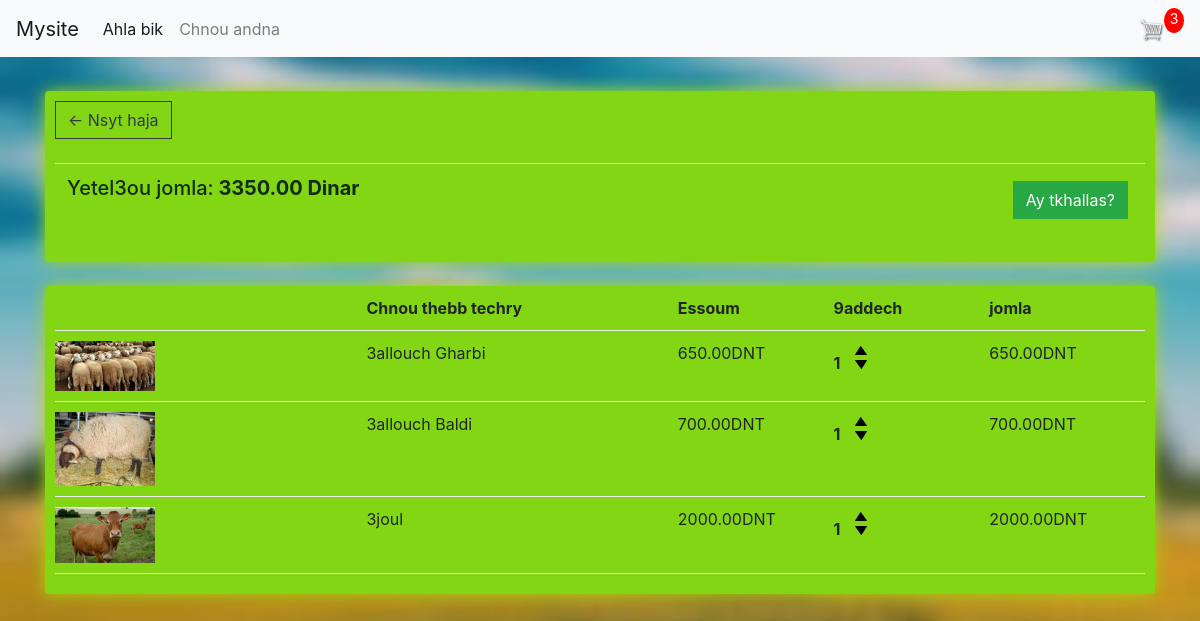
The app's page /cart/ (signed in) with its own data.
### store/models.py (models this page shows, shortened)
class Order(models.Model):
	customer = models.ForeignKey(Customer, on_delete=models.SET_NULL, null=True, blank=True)
	date_ordered = models.DateTimeField(auto_now_add=True)
	complete = models.BooleanField(default=False)
	transaction_id = models.CharField(max_length=100, null=True)
	@property
	def get_cart_total(self):
		orderitems = self.orderitem_set.all()
		total = sum([item.get_total for item in orderitems])
		return total
	@property
	def get_cart_items(self):
		orderitems = self.orderitem_set.all()
		total = sum([item.quantity for item in orderitems])
		return total

class OrderItem(models.Model):
	product = models.ForeignKey(Product, on_delete=models.SET_NULL, null=True)
	order = models.ForeignKey(Order, on_delete=models.SET_NULL, null=True)
	quantity = models.IntegerField(default=0, null=True, blank=True)
	date_added = models.DateTimeField(auto_now_add=True)
	@property
	def get_total(self):
		total = self.product.price * self.quantity
		return total

class Product(models.Model):
	name = models.CharField(max_length=200)
	price = models.FloatField()
	digital = models.BooleanField(default=False,null=True, blank=True)
	image = models.ImageField(null=True, blank=True)
	@property
	def imageURL(self):
		try:
			url = self.image.url
		except:
			url = ''
		return url

### store/views.py (the view)
# urls.py: path('cart/', views.cart, name="cart"),
def cart(request):
	data = cartData(request)
	cartItems = data['cartItems']
	order = data['order']
	items = data['items']
	context = {'items':items, 'order':order, 'cartItems':cartItems}
	return render(request, 'store/cart.html', context)

### store/utils.py (called while the page is built)
def cartData(request):
	if request.user.is_authenticated:
		customer = request.user.customer
		order, created = Order.objects.get_or_create(customer=customer, complete=False)
		items = order.orderitem_set.all()
		cartItems = order.get_cart_items
	else:
		cookieData = cookieCart(request)
		cartItems = cookieData['cartItems']
		order = cookieData['order']
		items = cookieData['items']
	return {'cartItems':cartItems ,'order':order, 'items':items}

### store/templates/store/cart.html
{% extends 'store/main.html' %}
{% load static %}
{% block content %}
	<div class="row">
		<div class="col-lg-12">
			<div class="box-element">
				<a  class="btn btn-outline-dark" href="{% url 'store' %}">&#x2190; Nsyt haja</a>
				<br>
				<br>
				<table class="table">
					<tr>
						<th><h5>Yetel3ou jomla:<strong> {{order.get_cart_total|floatformat:2}}   Dinar</strong></h5></th>
						<th>
							<a  style="float:right; margin:5px;" class="btn btn-success" href="{% url 'checkout' %}">Ay tkhallas?</a>
						</th>
					</tr>
				</table>
			</div>
			<br>
			<div class="box-element">
				<div class="cart-row">
					<div style="flex:2"></div>
					<div style="flex:2"><strong>Chnou thebb techry</strong></div>
					<div style="flex:1"><strong>Essoum</strong></div>
					<div style="flex:1"><strong>9addech </strong></div>
					<div style="flex:1"><strong>jomla</strong></div>
				</div>
				{% for item in items %}
				<div class="cart-row">
					<div style="flex:2"><img class="row-image" src="{{item.product.imageURL}}"></div>
					<div style="flex:2"><p>{{item.product.name}}</p></div>
					<div style="flex:1"><p>{{item.product.price|floatformat:2}}DNT</p></div>
					<div style="flex:1">
						<p class="quantity">{{item.quantity}}</p>
						<div class="quantity">
							<img data-product="{{item.product.id}}" data-action="add" class="chg-quantity update-cart" src="{% static  'images/arrow-up.png' %}">
							<img data-product="{{item.product.id}}" data-action="remove" class="chg-quantity update-cart" src="{% static  'images/arrow-down.png' %}">
						</div>
					</div>
					<div style="flex:1"><p>{{item.get_total|floatformat:2}}DNT</p></div>
				</div>
				{% endfor %}
			</div>
		</div>
	</div>
{% endblock content %}

### static/css/main.css (style rules this page uses)
body { background-image: url("firma.jpg"); height: 100%; background-position: center; background-repeat: no-repeat; background-size: cover; }
h1,h2,h3,h4,h5,h6 { color:hsl(123, 39%, 12%); }
.box-element { box-shadow:hsl(76, 86%, 46%) 0 0 16px; background-color: rgb(130, 214, 20); border-radius: 4px; padding: 10px; }
.col-lg-4, .col-lg-6, .col-lg-8, .col-lg-12 { margin-top: 10px; }
.btn { border-radius: 0; }
.row-image { width: 100px; }
.cart-row { display: flex; align-items: flex-stretch; padding-bottom: 10px; margin-bottom: 10px; border-bottom: 1px solid #ececec; }
.quantity { display: inline-block; font-weight: 700; padding-right:10px; }
.chg-quantity { width: 12px; cursor: pointer; display: block; margin-top: 5px; transition:.1s; }

### records on screen
Order: get_cart_total "3350.00"
OrderItem: product.imageURL (picture), product.name "3allouch Gharbi", product.price "650.00", quantity "1", get_total "650.00"
OrderItem: product.imageURL (picture), product.name "3allouch Baldi", product.price "700.00", quantity "1", get_total "700.00"
OrderItem: product.imageURL (picture), product.name "3joul", product.price "2000.00", quantity "1", get_total "2000.00"

### other values on screen
{{ cartItems }} "3"
